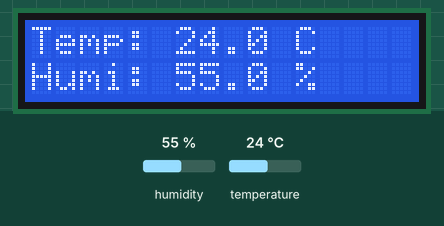
This program was run on a simulated ESP32 board running MicroPython. Parts: 16×2 character LCD. The inputs (shaded band) are chosen by the test bench; at power-on: humidity 55 %, temperature 24 °C. Library files of the repository ran but are not shown: machine_i2c_lcd.py.

Above: at 1.2 s.
1.3 s: humidity set to 22 %
At 3.2 s:
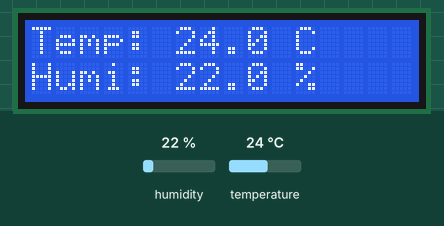
3.7 s: temperature set to 12 °C
At 5.0 s:
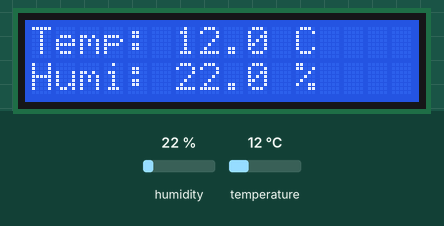
5.9 s: humidity set to 40 %
At 6.8 s:
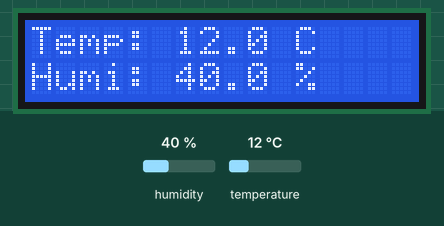
8.0 s: temperature set to 19 °C
At 9.8 s:
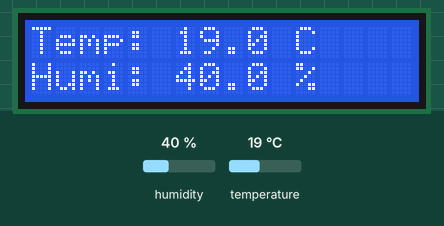
Timing chart, 0 to 11.2 s (numbered marks = the images above; inputs shaded):
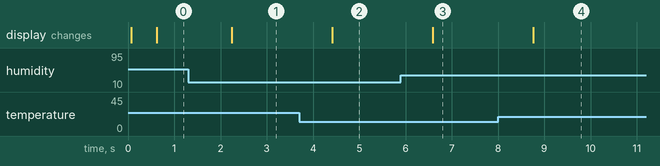

The program:

lab_28_lcd162_i2c_2line_dht22.py
```python
#lab_28_lcd162_i2c_2line_dht22.py
from machine import Pin, SoftI2C
from machine_i2c_lcd import I2cLcd
from time import sleep
from dht import DHT22

# Define the LCD I2C address and dimensions
I2C_ADDR = 0x27
I2C_NUM_ROWS = 2
I2C_NUM_COLS = 16

# Initialize I2C and LCD objects
i2c = SoftI2C(sda=Pin(21), scl=Pin(22), freq=400000)

lcd = I2cLcd(i2c, I2C_ADDR, I2C_NUM_ROWS, I2C_NUM_COLS)

dht22 = DHT22(Pin(23))

lcd.clear() # เคลียร์หน้าจอ

try:
	while True:
		dht22.measure()
		temp = round(dht22.temperature(), 2)
		humi = round(dht22.humidity(), 2)

		temp = round(temp, 2)
		humi = round(humi, 2)

		temp_str = str(temp)
		humi_str = str(humi)
		sleep(0.5)

		# Line 1
		lcd.move_to(0, 0) #คอลัมน์ที่ 0, แถวที่ 0 (ชิดซ้ายสุด, แถวที่ 1)
		lcd.putstr(f"Temp: {temp_str} C") #แสดงตัวอักษร
		# Line 2
		lcd.move_to(0, 1) #คอลัมน์ที่ 0, แถวที่ 1 (ชิดซ้ายสุด, แถวที่ 2)
		lcd.putstr(f"Humi: {humi_str} %") #แสดงตัวอักษร
		#sleep(3)
		#lcd.clear() # เคลียร์หน้าจอ

except KeyboardInterrupt:
	# Turn off the display
	print("Keyboard interrupt")
	lcd.backlight_off()
	lcd.display_off()
```

Measured:
- after the input at 1.3 s, the display: changes after 0.95 s (image 1)
- after the input at 3.7 s, the display: changes after 0.72 s (image 2)
- after the input at 5.9 s, the display: changes after 0.69 s (image 3)
- after the input at 8.0 s, the display: changes after 0.76 s (image 4)
